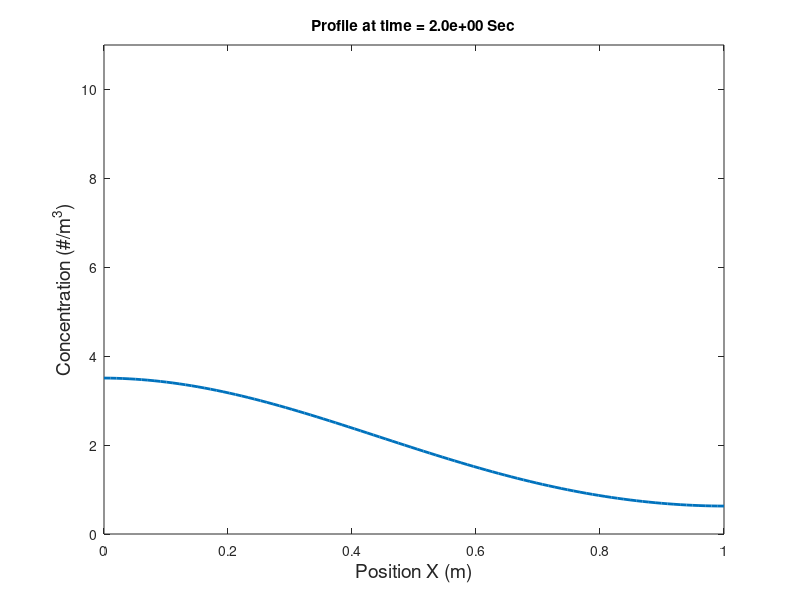

Write MATLAB code to recreate this figure.
%%%%%%%%%%%%%%%%%%%%%%%%%%%%%%%%%%%%%%%%%%%%%%%%%%%%%%%%%%%%%%%%%%%%%%%%%%
%  Single Species 1D diffusion equation using forward marching in time.
%  A simple TOY problem.
%
%  Equation:
% 
%       dP/dt = D*d^2P/dx^2
%          With Neumann boundary condition at x=0 and x=x1
%          And with initial profile: P(x,0) = P0;  for  0<= x <= 0.2
%             
%  Use: Just run the program by typing it's name
%  You can change the input parameters. All values are in SI unit.
%
%  Sayed Hasan 1/31/2019
%%%%%%%%%%%%%%%%%%%%%%%%%%%%%%%%%%%%%%%%%%%%%%%%%%%%%%%%%%%%%%%%%%%%%%%%%%

clear;   % clear the workspace



%--------------------------------------------------------
%--- INPUT PARAMETERS -----------------------------------
%--------------------------------------------------------
T0 = 0;      % initial time [sec]
T1 = 2;      % final time   [sec]
dt = 1e-2;   % time step    [sec]
D  = 0.05;   % Diffusion constant [m2/sec]
x0 = 0;      % initial x-location [m]
x1 = 1;      % final x-location   [m]
NX = 100;    % number of x-points
P0 = 10;     % initial concentration [#/m3]
X0 = 0.2;    % initial concentrention extent [m]
%--- Note ---
%   P(x,0) = P0;  for    0<= x <= x0
%---------------------------------------------------------




%------------------ Program Implementation --------------
clf;     % clear figure
clc;     % clear the screen


%--- calculate number of time steps
NT = (T1 - T0)/dt; 
t  = T0:dt:T1;  

%--- position vector
x  = linspace(x0, x1, NX);
dx = x(2) - x(1);

%--- discretize the diffusion operator using center derivative
%    M = D * d2/dx2
%
alpha = dt*D/(dx*dx);
M = diag(2*alpha*ones(NX,1)) - diag(alpha*ones(NX-1,1),1) - ...
    diag(alpha*ones(NX-1,1),-1);

%--- apply Neumann B.C. at both x0 and x1, meaning we are assuming Conc.
%    gradient must be zero at the both ends -- a reasonable thing to do.
M(1,1)   = alpha;  % this is for node x0
M(NX,NX) = alpha;  % this is for node x1

%--- now add the contribution from previous time step. This basically adds
%    1 to the diagonal of the Diffusion operator M.
M = M + eye(NX);

%--- define the initial concentration.
P = zeros(NX, NT);          %-- row is position, column is time
P(1:round(X0/dx), 1) = P0;  %-- P(x0, 0) = P0;    0<= x <= x0

%--- start the time iteration now
figure(1);
set(gcf, 'color', 'w');
set(gca, 'fontsize', 14);

for it = 1:NT-1
    %--- solve the system
    Pini = P(:,it);    %-- load solution at t as Pini
    Pfin = M \ Pini;   %-- solve conc. for time t+dt
    P(:,it+1) = Pfin;  %-- save the solution at column it+1
    
    %--- plot the solution
    plot(x, P(:,it), 'linew', 2);  %-- basic line plot
    set(gca, 'ylim', [0, 1.1*P0]); %-- set fixed y-scale limit
    xlabel('Position X (m)', 'fontsize', 14); %-- xlabel
    ylabel('Concentration (#/m^3)', 'fontsize', 14); %-- ylabel
    title(sprintf('Profile at time = %2.1e Sec', t(it+1))); %-- title
    drawnow;
end
